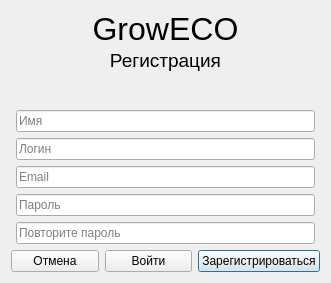
<?xml version="1.0" encoding="UTF-8"?>
<ui version="4.0">
 <class>RegistrationDialog</class>
 <widget class="QDialog" name="RegistrationDialog">
  <property name="geometry">
   <rect>
    <x>0</x>
    <y>0</y>
    <width>331</width>
    <height>283</height>
   </rect>
  </property>
  <property name="windowTitle">
   <string>Регистрация</string>
  </property>
  <layout class="QVBoxLayout" name="verticalLayout">
   <item>
    <layout class="QVBoxLayout" name="verticalLayout_3">
     <property name="spacing">
      <number>2</number>
     </property>
     <item>
      <widget class="QLabel" name="label">
       <property name="font">
        <font>
         <pointsize>24</pointsize>
        </font>
       </property>
       <property name="text">
        <string>GrowECO</string>
       </property>
       <property name="alignment">
        <set>Qt::AlignBottom|Qt::AlignHCenter</set>
       </property>
      </widget>
     </item>
     <item>
      <widget class="QLabel" name="label_2">
       <property name="font">
        <font>
         <pointsize>14</pointsize>
        </font>
       </property>
       <property name="text">
        <string>Регистрация</string>
       </property>
       <property name="alignment">
        <set>Qt::AlignHCenter|Qt::AlignTop</set>
       </property>
      </widget>
     </item>
    </layout>
   </item>
   <item>
    <spacer name="verticalSpacer">
     <property name="orientation">
      <enum>Qt::Vertical</enum>
     </property>
     <property name="sizeType">
      <enum>QSizePolicy::MinimumExpanding</enum>
     </property>
     <property name="sizeHint" stdset="0">
      <size>
       <width>20</width>
       <height>25</height>
      </size>
     </property>
    </spacer>
   </item>
   <item>
    <layout class="QVBoxLayout" name="verticalLayout_2">
     <property name="leftMargin">
      <number>5</number>
     </property>
     <property name="rightMargin">
      <number>5</number>
     </property>
     <item>
      <widget class="QLineEdit" name="nameEdit">
       <property name="statusTip">
        <string/>
       </property>
       <property name="placeholderText">
        <string>Имя</string>
       </property>
       <property name="clearButtonEnabled">
        <bool>true</bool>
       </property>
      </widget>
     </item>
     <item>
      <widget class="QLineEdit" name="usernameEdit">
       <property name="placeholderText">
        <string>Логин</string>
       </property>
       <property name="clearButtonEnabled">
        <bool>true</bool>
       </property>
      </widget>
     </item>
     <item>
      <widget class="QLineEdit" name="emailEdit">
       <property name="placeholderText">
        <string>Email</string>
       </property>
       <property name="clearButtonEnabled">
        <bool>true</bool>
       </property>
      </widget>
     </item>
     <item>
      <widget class="QLineEdit" name="passwordEdit">
       <property name="echoMode">
        <enum>QLineEdit::Password</enum>
       </property>
       <property name="placeholderText">
        <string>Пароль</string>
       </property>
       <property name="clearButtonEnabled">
        <bool>true</bool>
       </property>
      </widget>
     </item>
     <item>
      <widget class="QLineEdit" name="passwordTryEdit">
       <property name="echoMode">
        <enum>QLineEdit::Password</enum>
       </property>
       <property name="placeholderText">
        <string>Повторите пароль</string>
       </property>
       <property name="clearButtonEnabled">
        <bool>true</bool>
       </property>
      </widget>
     </item>
    </layout>
   </item>
   <item>
    <layout class="QHBoxLayout" name="horizontalLayout">
     <property name="spacing">
      <number>6</number>
     </property>
     <property name="sizeConstraint">
      <enum>QLayout::SetDefaultConstraint</enum>
     </property>
     <property name="rightMargin">
      <number>0</number>
     </property>
     <item>
      <widget class="QPushButton" name="cancelButton">
       <property name="text">
        <string>Отмена</string>
       </property>
       <property name="autoDefault">
        <bool>false</bool>
       </property>
      </widget>
     </item>
     <item>
      <widget class="QPushButton" name="loginButton">
       <property name="text">
        <string>Войти</string>
       </property>
      </widget>
     </item>
     <item>
      <widget class="QPushButton" name="registerButton">
       <property name="text">
        <string>Зарегистрироваться</string>
       </property>
       <property name="default">
        <bool>true</bool>
       </property>
      </widget>
     </item>
    </layout>
   </item>
  </layout>
 </widget>
 <resources/>
 <connections/>
</ui>
